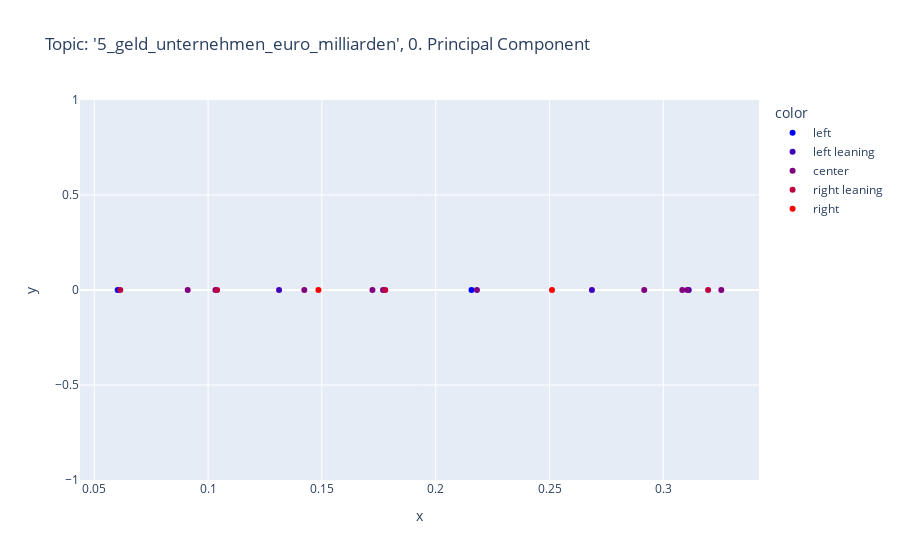
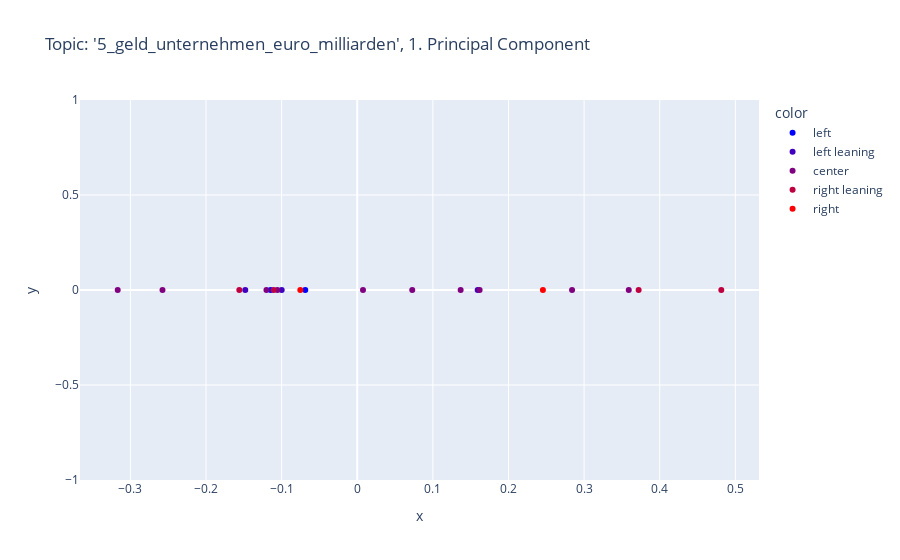
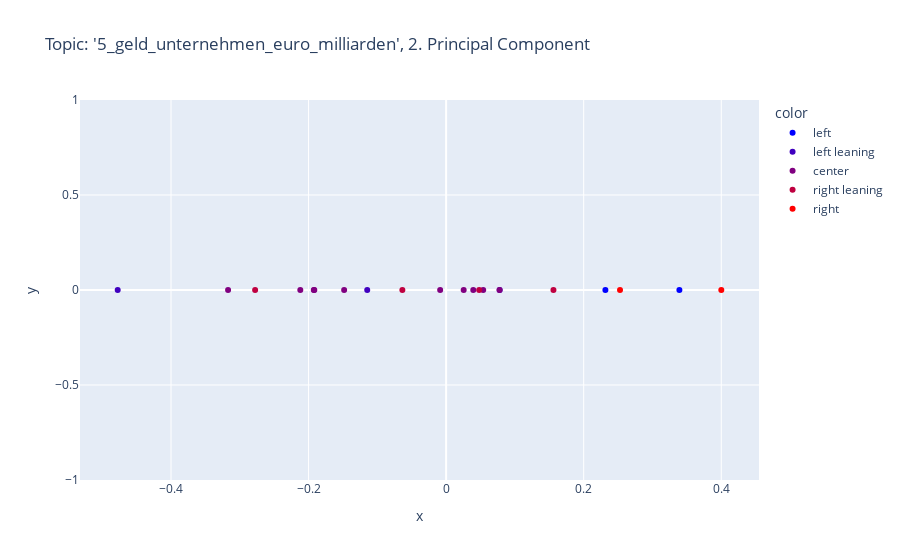

Write notebook code for charts like these, in order.
### Code cell
import plotly.express as px
from plotly.colors import n_colors
import matplotlib.pyplot as plt
%matplotlib inline

n_components=3
scale = True

scaler = StandardScaler()
model = TruncatedSVD(n_components=n_components)

if scale:
    N_scaled = scaler.fit_transform(N.values)
    N_df_trunc = model.fit_transform(N_scaled)
else:
    N_df_trunc = model.fit_transform(N.values)

for n in range(n_components):
    fig = px.scatter(
        x=model.components_[n], 
        y=[0.0 for test in model.components_[n]], 
        color=[political_spectrum_dict[medium] for medium in N.columns.to_list()],
        color_discrete_sequence=n_colors('rgb(0, 0, 255)', 'rgb(255, 0, 0)', 5, colortype = 'rgb'),
        hover_data=[N.columns], 
        title=f'Topic: \'{topic}\', {n}. Principal Component',
        )
    fig.show()

### Figure 1 — Plotly figure (JSON) as saved in the notebook; plotly's stock layout.template omitted (floating-point values rounded to 4 significant figures)
{"data": [{"customdata": [["junge Welt"], ["NachDenkSeiten"]], "hovertemplate": "color=left<br>x=%{x}<br>y=%{y}<br>hover_data_0=%{customdata[0]}<extra></extra>", "legendgroup": "left", "marker": {"color": "rgb(0.0, 0.0, 255.0)", "symbol": "circle"}, "mode": "markers", "name": "left", "orientation": "v", "showlegend": true, "type": "scatter", "x": [0.0603, 0.2157], "xaxis": "x", "y": [0, 0], "yaxis": "y"}, {"customdata": [["taz"], ["stern TV"], ["DER SPIEGEL"]], "hovertemplate": "color=left leaning<br>x=%{x}<br>y=%{y}<br>hover_data_0=%{customdata[0]}<extra></extra>", "legendgroup": "left leaning", "marker": {"color": "rgb(63.75, 0.0, 191.25)", "symbol": "circle"}, "mode": "markers", "name": "left leaning", "orientation": "v", "showlegend": true, "type": "scatter", "x": [0.2686, 0.1312, 0.3112], "xaxis": "x", "y": [0, 0, 0], "yaxis": "y"}, {"customdata": [["Süddeutsche Zeitung"], ["Der Tagesspiegel"], ["ARD"], ["ZDF"], ["ZDFheute Nachrichten"], ["Bayerischer Rundfunk"], ["ntv Nachrichten"], ["ZEIT ONLINE"], ["faz"], ["WELT"]], "hovertemplate": "color=center<br>x=%{x}<br>y=%{y}<br>hover_data_0=%{customdata[0]}<extra></extra>", "legendgroup": "center", "marker": {"color": "rgb(127.5, 0.0, 127.5)", "symbol": "circle"}, "mode": "markers", "name": "center", "orientation": "v", "showlegend": true, "type": "scatter", "x": [0.1722, 0.1423, 0.1769, 0.09105, 0.3255, 0.2181, 0.2916, 0.1032, 0.3083, 0.3105], "xaxis": "x", "y": [0, 0, 0, 0, 0, 0, 0, 0, 0, 0], "yaxis": "y"}, {"customdata": [["RTL"], ["FOCUS Online"], ["BILD"], ["NZZ Neue Zürcher Zeitung"]], "hovertemplate": "color=right leaning<br>x=%{x}<br>y=%{y}<br>hover_data_0=%{customdata[0]}<extra></extra>", "legendgroup": "right leaning", "marker": {"color": "rgb(191.25, 0.0, 63.75)", "symbol": "circle"}, "mode": "markers", "name": "right leaning", "orientation": "v", "showlegend": true, "type": "scatter", "x": [0.06142, 0.1778, 0.3197, 0.104], "xaxis": "x", "y": [0, 0, 0, 0], "yaxis": "y"}, {"customdata": [["Junge Freiheit"], ["COMPACTTV"]], "hovertemplate": "color=right<br>x=%{x}<br>y=%{y}<br>hover_data_0=%{customdata[0]}<extra></extra>", "legendgroup": "right", "marker": {"color": "rgb(255.0, 0.0, 0.0)", "symbol": "circle"}, "mode": "markers", "name": "right", "orientation": "v", "showlegend": true, "type": "scatter", "x": [0.1485, 0.2511], "xaxis": "x", "y": [0, 0], "yaxis": "y"}], "layout": {"legend": {"title": {"text": "color"}, "tracegroupgap": 0}, "title": {"text": "Topic: '5_geld_unternehmen_euro_milliarden', 0. Principal Component"}, "xaxis": {"anchor": "y", "domain": [0, 1], "title": {"text": "x"}}, "yaxis": {"anchor": "x", "domain": [0, 1], "title": {"text": "y"}}}}

### Figure 2 — Plotly figure (JSON) as saved in the notebook; plotly's stock layout.template omitted (floating-point values rounded to 4 significant figures)
{"data": [{"customdata": [["junge Welt"], ["NachDenkSeiten"]], "hovertemplate": "color=left<br>x=%{x}<br>y=%{y}<br>hover_data_0=%{customdata[0]}<extra></extra>", "legendgroup": "left", "marker": {"color": "rgb(0.0, 0.0, 255.0)", "symbol": "circle"}, "mode": "markers", "name": "left", "orientation": "v", "showlegend": true, "type": "scatter", "x": [-0.1145, -0.06875], "xaxis": "x", "y": [0, 0], "yaxis": "y"}, {"customdata": [["taz"], ["stern TV"], ["DER SPIEGEL"]], "hovertemplate": "color=left leaning<br>x=%{x}<br>y=%{y}<br>hover_data_0=%{customdata[0]}<extra></extra>", "legendgroup": "left leaning", "marker": {"color": "rgb(63.75, 0.0, 191.25)", "symbol": "circle"}, "mode": "markers", "name": "left leaning", "orientation": "v", "showlegend": true, "type": "scatter", "x": [-0.0999, 0.1593, -0.1481], "xaxis": "x", "y": [0, 0, 0], "yaxis": "y"}, {"customdata": [["Süddeutsche Zeitung"], ["Der Tagesspiegel"], ["ARD"], ["ZDF"], ["ZDFheute Nachrichten"], ["Bayerischer Rundfunk"], ["ntv Nachrichten"], ["ZEIT ONLINE"], ["faz"], ["WELT"]], "hovertemplate": "color=center<br>x=%{x}<br>y=%{y}<br>hover_data_0=%{customdata[0]}<extra></extra>", "legendgroup": "center", "marker": {"color": "rgb(127.5, 0.0, 127.5)", "symbol": "circle"}, "mode": "markers", "name": "center", "orientation": "v", "showlegend": true, "type": "scatter", "x": [0.3591, -0.1201, 0.2841, 0.07275, -0.2576, 0.1368, -0.3168, -0.1056, 0.1618, 0.007592], "xaxis": "x", "y": [0, 0, 0, 0, 0, 0, 0, 0, 0, 0], "yaxis": "y"}, {"customdata": [["RTL"], ["FOCUS Online"], ["BILD"], ["NZZ Neue Zürcher Zeitung"]], "hovertemplate": "color=right leaning<br>x=%{x}<br>y=%{y}<br>hover_data_0=%{customdata[0]}<extra></extra>", "legendgroup": "right leaning", "marker": {"color": "rgb(191.25, 0.0, 63.75)", "symbol": "circle"}, "mode": "markers", "name": "right leaning", "orientation": "v", "showlegend": true, "type": "scatter", "x": [-0.1106, 0.3721, -0.1559, 0.4814], "xaxis": "x", "y": [0, 0, 0, 0], "yaxis": "y"}, {"customdata": [["Junge Freiheit"], ["COMPACTTV"]], "hovertemplate": "color=right<br>x=%{x}<br>y=%{y}<br>hover_data_0=%{customdata[0]}<extra></extra>", "legendgroup": "right", "marker": {"color": "rgb(255.0, 0.0, 0.0)", "symbol": "circle"}, "mode": "markers", "name": "right", "orientation": "v", "showlegend": true, "type": "scatter", "x": [0.2455, -0.07529], "xaxis": "x", "y": [0, 0], "yaxis": "y"}], "layout": {"legend": {"title": {"text": "color"}, "tracegroupgap": 0}, "title": {"text": "Topic: '5_geld_unternehmen_euro_milliarden', 1. Principal Component"}, "xaxis": {"anchor": "y", "domain": [0, 1], "title": {"text": "x"}}, "yaxis": {"anchor": "x", "domain": [0, 1], "title": {"text": "y"}}}}

### Figure 3 — Plotly figure (JSON) as saved in the notebook; plotly's stock layout.template omitted (floating-point values rounded to 4 significant figures)
{"data": [{"customdata": [["junge Welt"], ["NachDenkSeiten"]], "hovertemplate": "color=left<br>x=%{x}<br>y=%{y}<br>hover_data_0=%{customdata[0]}<extra></extra>", "legendgroup": "left", "marker": {"color": "rgb(0.0, 0.0, 255.0)", "symbol": "circle"}, "mode": "markers", "name": "left", "orientation": "v", "showlegend": true, "type": "scatter", "x": [0.3391, 0.2315], "xaxis": "x", "y": [0, 0], "yaxis": "y"}, {"customdata": [["taz"], ["stern TV"], ["DER SPIEGEL"]], "hovertemplate": "color=left leaning<br>x=%{x}<br>y=%{y}<br>hover_data_0=%{customdata[0]}<extra></extra>", "legendgroup": "left leaning", "marker": {"color": "rgb(63.75, 0.0, 191.25)", "symbol": "circle"}, "mode": "markers", "name": "left leaning", "orientation": "v", "showlegend": true, "type": "scatter", "x": [0.07788, -0.4775, -0.1147], "xaxis": "x", "y": [0, 0, 0], "yaxis": "y"}, {"customdata": [["Süddeutsche Zeitung"], ["Der Tagesspiegel"], ["ARD"], ["ZDF"], ["ZDFheute Nachrichten"], ["Bayerischer Rundfunk"], ["ntv Nachrichten"], ["ZEIT ONLINE"], ["faz"], ["WELT"]], "hovertemplate": "color=center<br>x=%{x}<br>y=%{y}<br>hover_data_0=%{customdata[0]}<extra></extra>", "legendgroup": "center", "marker": {"color": "rgb(127.5, 0.0, 127.5)", "symbol": "circle"}, "mode": "markers", "name": "center", "orientation": "v", "showlegend": true, "type": "scatter", "x": [-0.008673, -0.1917, -0.1483, -0.1924, 0.05389, -0.317, 0.07764, -0.212, 0.02552, 0.03946], "xaxis": "x", "y": [0, 0, 0, 0, 0, 0, 0, 0, 0, 0], "yaxis": "y"}, {"customdata": [["RTL"], ["FOCUS Online"], ["BILD"], ["NZZ Neue Zürcher Zeitung"]], "hovertemplate": "color=right leaning<br>x=%{x}<br>y=%{y}<br>hover_data_0=%{customdata[0]}<extra></extra>", "legendgroup": "right leaning", "marker": {"color": "rgb(191.25, 0.0, 63.75)", "symbol": "circle"}, "mode": "markers", "name": "right leaning", "orientation": "v", "showlegend": true, "type": "scatter", "x": [-0.2777, 0.04807, -0.06364, 0.156], "xaxis": "x", "y": [0, 0, 0, 0], "yaxis": "y"}, {"customdata": [["Junge Freiheit"], ["COMPACTTV"]], "hovertemplate": "color=right<br>x=%{x}<br>y=%{y}<br>hover_data_0=%{customdata[0]}<extra></extra>", "legendgroup": "right", "marker": {"color": "rgb(255.0, 0.0, 0.0)", "symbol": "circle"}, "mode": "markers", "name": "right", "orientation": "v", "showlegend": true, "type": "scatter", "x": [0.4001, 0.2528], "xaxis": "x", "y": [0, 0], "yaxis": "y"}], "layout": {"legend": {"title": {"text": "color"}, "tracegroupgap": 0}, "title": {"text": "Topic: '5_geld_unternehmen_euro_milliarden', 2. Principal Component"}, "xaxis": {"anchor": "y", "domain": [0, 1], "title": {"text": "x"}}, "yaxis": {"anchor": "x", "domain": [0, 1], "title": {"text": "y"}}}}
